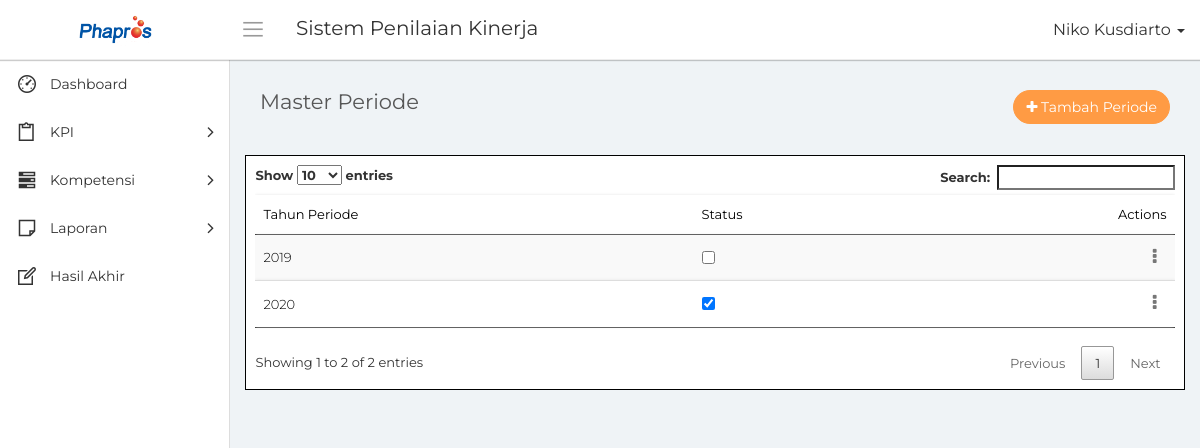
Before: /data_periode.php (signed in) with the older database file.
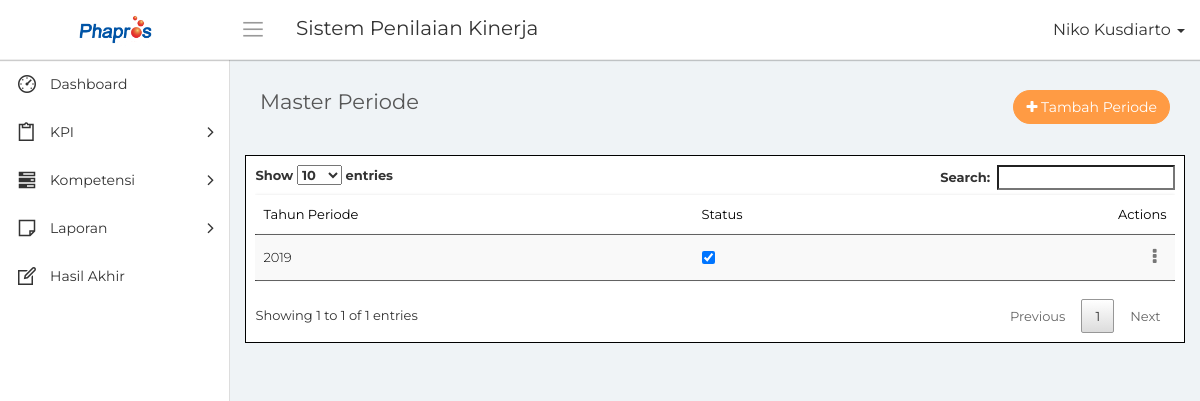
After: the same page with the newer database file.
### tables this page shows
CREATE TABLE `mst_periode` (
  `id_periode` bigint(20) NOT NULL,
  `tahun` int(10) NOT NULL,
  `status` int(5) NOT NULL
);

### conn/database.php (called while the page is built, shortened)
<?php
	class database{
		function __construct(){
			$this->connection = new mysqli('localhost', 'root', '','phapros_final');
		}
		function tampil_periode($id_periode = null){
			$hasil = [];
			if($id_periode == null)
				$query = $this->connection->query("SELECT * FROM mst_periode");
			else
				$query = $this->connection->query("SELECT * FROM mst_periode WHERE id_periode = '$id_periode'");
			while($tampil = $query->fetch_array())
				$hasil[] = $tampil;
			return $hasil;
		}
	}
?>

### data_periode.php (the view, shortened to what the changed rows need)
<?php
    include "conn/database.php";
    $db = new database();
?>
<!DOCTYPE html>
<html>
    <head>
        <link rel="stylesheet" type="text/css" href="assets/css/bootstrap.min.css">
        <link rel="stylesheet" type="text/css" href="assets/css/font-awesome.min.css">
        <link rel="stylesheet" type="text/css" href="assets/css/line-awesome.min.css">
        <link rel="stylesheet" type="text/css" href="assets/css/datatables.min.css"/>
		<link rel="stylesheet" type="text/css" href="assets/css/select2.min.css">
		<link rel="stylesheet" type="text/css" href="assets/css/bootstrap-datetimepicker.min.css">
        <link rel="stylesheet" type="text/css" href="assets/css/style.css">
    </head>
    <body>
        <div class="main-wrapper">
            <div class="page-wrapper">
                <div class="content container-fluid">
					<div class="row">
						<div class="col-md-12" style="border:1px solid black;color:black; background-color:white; padding:1%;">
							<div class="table-responsive">
								<table class="table table-striped custom-table m-b-0 display" id="tabel">
									<thead>
										<tr>
											<th>Tahun Periode</th>
											<th>Status</th>
											<th class="text-right">Actions</th>
										</tr>
									</thead>
									<tbody>
                                    <?php
                                        foreach($db->tampil_periode(null) as $data)
                                        {
                                    ?>
                                            <tr>
                                                <td><?php echo $data['tahun']; ?></td>
                                                <td><input data-id="<?php echo $data['id_periode']; ?>" type="checkbox" <?php echo ($data['status'] == '1')?'checked':''; ?> data-field='status1' id='verifikasi1'></td>
                                                <td class="text-right">
                                                    <div class="dropdown">
                                                        <a href="#" class="action-icon dropdown-toggle" data-toggle="dropdown" aria-expanded="false"><i class="fa fa-ellipsis-v"></i></a>
                                                    </div>
                                                </td>
                                            </tr>
                                    <?php
                                        }
                                    ?>
									</tbody>
								</table>
							</div>
						</div>
					</div>
                </div>
            </div>
        </div>
    </body>
</html>

Changed rows visible on the page:
removed mst_periode: tahun "2019"
removed mst_periode: tahun "2020", status "☑"
added mst_periode: tahun "2019", status "☑"
Other visible differences:
text written by a page script: "Show entries Search: Showing 1 to 2 of 2 entries Previous 1 Next" → "Show entries Search: Showing 1 to 1 of 1 entries Previous 1 Next"
